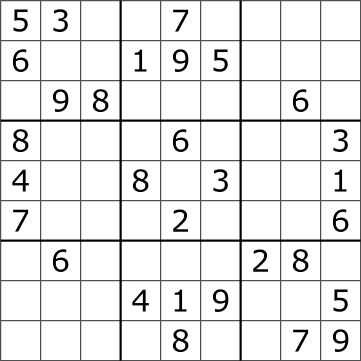
#> input picture input_puzzle.png, 361 x 361 px
$ python -i cvision.py   (imports and definitions only)
#> lines starting #> are read from the running program, lines starting #| are printed output that depends on the picture
### src/solver.py
class Cell():
    def __init__(self):
        self.val = 0
        self.x, self.y = 0, 0
        self.blockx, self.blocky = 0, 0
        self.fixed = False

    # [5 lines left out: function load, not called in this run]

class Solver():
    def __init__(self, initial_board):
        self.board = initial_board

    # [33 lines left out: functions __repr__, is_valid, get_value, not called in this run]

    # Solving the sudoku board using backtracking
    # https://en.wikipedia.org/wiki/Sudoku_solving_algorithms
    def solve_sudoku(self):
        pass

### src/cvision.py
import sys
import numpy as np
import cv2 as opencv
import pytesseract
from solver import Cell

# Extracting sudoku puzzle from the input image.
class Puzzle():
    def __init__(self, path: str):
        self.img = None
        self.colored_img = None
        self.size = 270
        self.img_path = path

        self.threshold_max = 255
        self.block_size  = 5 # 5x5 threshold pixel neighboring
        self.threshold_c = 5 # substracted from mean pixel value

        self.canny_min = 50
        self.canny_max = 100

        self.hlines = [] # Detected horizantal lines
        self.vlines = [] # Detected vertical lines

        self.parsed_board = [[Cell() for x in range(9)] for y in range(9)]

    # Load, convert to grayscale, remove color, apply canny edge detection
    def load_image(self):
        self.img = opencv.imread(self.img_path)
#> self.img is the input picture: shape (361, 361, 3); min 0, max 255, mean 231.9
        if self.img is None:
            sys.exit(f"Error when loading {self.img_path}")

        self.img = opencv.resize(self.img, (self.size, self.size),
                                 fx=1.2, fy=1.2, interpolation = opencv.INTER_AREA)
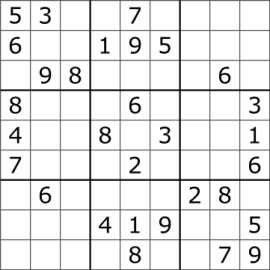
#> self.img: shape (270, 270, 3); min 0, max 255, mean 231.9
        self.img = opencv.cvtColor(self.img, opencv.COLOR_BGR2GRAY)
#> self.img: shape (270, 270)
        self.img = opencv.adaptiveThreshold(self.img, self.threshold_max,
                                            opencv.ADAPTIVE_THRESH_GAUSSIAN_C,
                                            opencv.THRESH_BINARY,
                                            self.block_size, self.threshold_c)
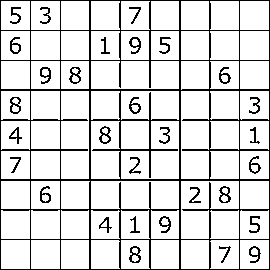
#> self.img: shape (270, 270); 86.2% white; black in thin lines or dots
        self.colored_img = opencv.cvtColor(self.img, opencv.COLOR_GRAY2BGR)
#> self.colored_img: shape (270, 270, 3); 86.2% white; black in thin lines or dots
        self.img = opencv.Canny(self.img, self.canny_min, self.canny_max)
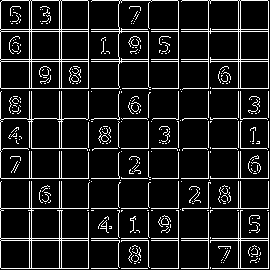
#> self.img: shape (270, 270); 11.3% white in thin lines or dots

    # Detect line coordinates using the Hough lines algorithm
    # [68 lines left out: functions detect_lines, debug_lines, detect_numbers, not called in this run]

>>> result = Puzzle('../input_puzzle.png').load_image()
